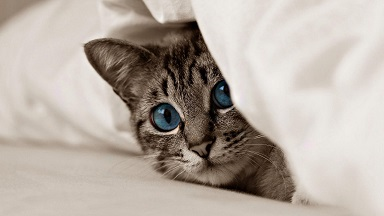
#> input picture comproject/bluecat.jpg, 384 x 216 px
$ python imgPreprocessing4.py
#> lines starting #> are read from the running program, lines starting #| are printed output that depends on the picture
# -*- coding: utf-8 -*-
# @TIME     : 2020/10/12 11:43
# @Author   : Chen Shan
# @Email    : jacobon@foxmail.com
# @File     : imgPreprocessing4.py
# @Software : PyCharm

import cv2  #opencv 读取进来为BGR格式
import matplotlib.pyplot as plt
import numpy as np

# 定义图片显式的方法
def cv_show(name,img):
    cv2.imshow(name,img)
    cv2.waitKey(0)
    cv2.destroyAllWindows()

img = cv2.imread('bluecat.jpg',0)
#> img: shape (216, 384); min 0, max 245, mean 174.7

kernel = np.ones((3,3),np.uint8)

erosion = cv2.erode(img,kernel,iterations = 2)
dilation = cv2.dilate(img,kernel,iterations =1)
res = np.hstack((img,erosion))
res2 = np.hstack((img,dilation))

# cv_show('erosion',res)
# cv_show('dilation',res2)

mydog = cv2.imread('dog.jpg')
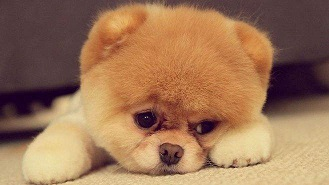
#> input picture comproject/dog.jpg, 329 x 185 px
#> mydog is the input picture: shape (185, 329, 3); mean B, G, R 86.1, 117, 157
# cv_show('mydog',mydog)

kernel = np.ones((5,5),np.uint8)

erode_1 = cv2.erode(mydog,kernel,iterations = 1)
erode_2 = cv2.erode(mydog,kernel,iterations = 2)
erode_3 = cv2.erode(mydog,kernel,iterations = 3)
res3 = np.hstack((erode_1,erode_2,erode_3))
# cv_show('erode',res3)

dilate_1 = cv2.dilate(mydog,kernel,iterations = 1)
dilate_2 = cv2.dilate(mydog,kernel,iterations = 2)
dilate_3 = cv2.dilate(mydog,kernel,iterations = 3)
res4 = np.hstack((dilate_1,dilate_2,dilate_3))
# cv_show('dilate',res4)

# 开运算
opening = cv2.morphologyEx(mydog,cv2.MORPH_OPEN,kernel)
res5 = np.hstack((mydog,opening))
# cv_show('opening',res5)

# 闭运算
closing = cv2.morphologyEx(mydog,cv2.MORPH_CLOSE,kernel)
res6 = np.hstack((mydog,closing))
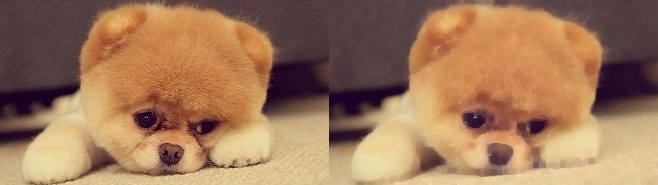
#> res6: shape (185, 658, 3); mean B, G, R 89.6, 120.2, 160.2
# cv_show('closing',res6)

# 梯度运算
dilated = cv2.dilate(img,kernel, iterations =1)
erosion = cv2.erode(img,kernel, iterations =1)
res7 = np.hstack((dilated, erosion, dilated-erosion))
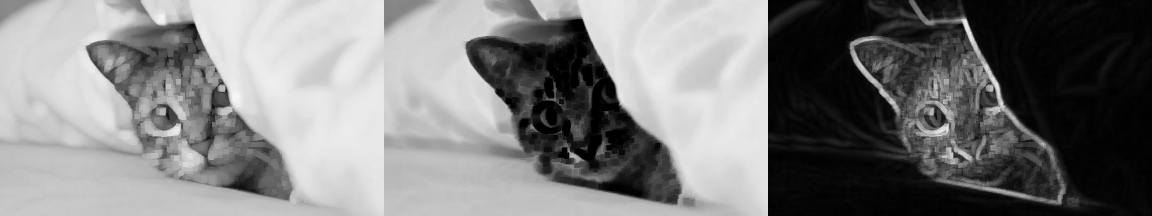
#> res7: shape (216, 1152); min 0, max 245, mean 126
# cv_show('Gradient', res7)

gradient = cv2.morphologyEx(img,cv2.MORPH_GRADIENT,kernel)
# cv_show('gradient',gradient)

# 礼帽与黑帽
tophat = cv2.morphologyEx(img, cv2.MORPH_TOPHAT, kernel)
res8 = np.hstack((img, tophat))
# cv_show('tophat', res8)

blackhat = cv2.morphologyEx(img, cv2.MORPH_BLACKHAT, kernel)
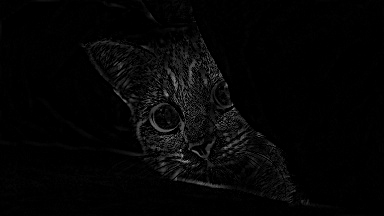
#> blackhat: shape (216, 384); min 0, max 156, mean 5.1
res9 = np.hstack((img, blackhat))
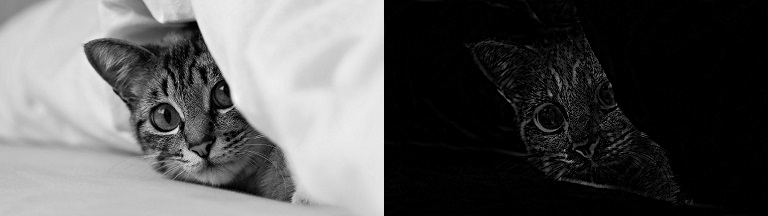
#> res9: shape (216, 768); min 0, max 245, mean 89.9
# cv_show('blackhat', res9)

# 直方图
gcat = cv2.imread('bluecat.jpg',cv2.IMREAD_GRAYSCALE)

hist = cv2.calcHist([gcat],[0],None,[256],[0,256])
#> hist = 256 values, max 2071 at index 231, min 0 at index 246, mean 324
# print(hist.shape)

hist = hist.flatten()
# [13 lines of commented-out code are left out]

cat =  cv2.imread('bluecat.jpg')
#> cat is the input picture: shape (216, 384, 3); mean B, G, R 163.7, 172.7, 182.8
color = ('b','g','r')
# [23 lines of commented-out code are left out]
equ = cv2.equalizeHist(img)
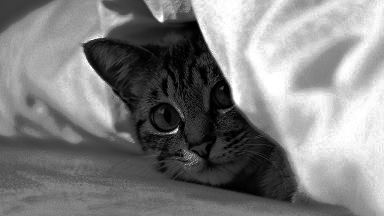
#> equ: shape (216, 384); min 0, max 255, mean 128.6
# plt.hist(equ.ravel(),256)

# plt.show()

#均衡化对比
res10 = np.hstack((img,equ))
# cv_show('res',res10)

# 加上自适应均衡化的对比图
clahe = cv2.createCLAHE(clipLimit=2.0, tileGridSize=(8,8))
cl1 = clahe.apply(img)
res11 = np.hstack((img,equ,cl1))
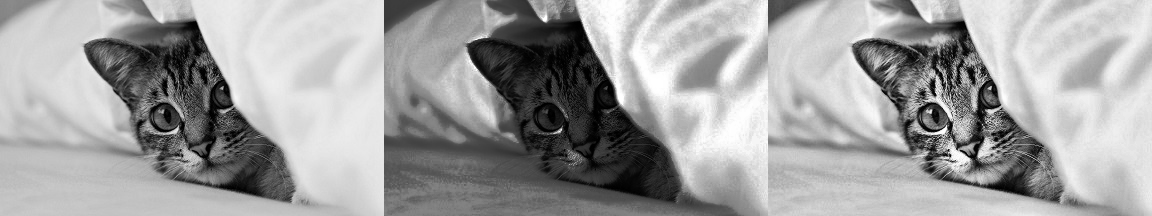
#> res11: shape (216, 1152); min 0, max 255, mean 160.4
# cv_show('res11',res11)
